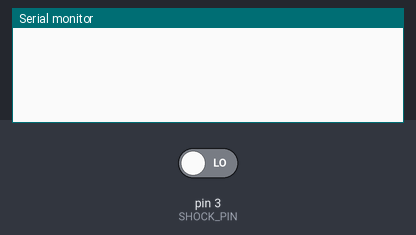
This sketch was run on a simulated Arduino Uno, built with avr-gcc and run on an emulated ATmega328P. On the bench: the last lines printed to the serial monitor. The test bench sets the inputs (shaded band); at power-on: pin 3 (SHOCK_PIN) LOW.

Above: at 1.2 s.
1.3 s: pin 3 (SHOCK_PIN) driven HIGH
At 1.9 s:
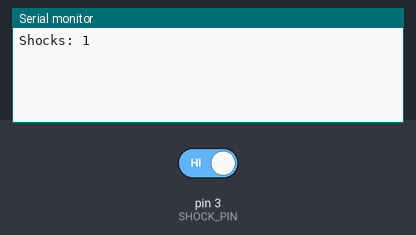
2.8 s: pin 3 (SHOCK_PIN) driven LOW
At 4.2 s:
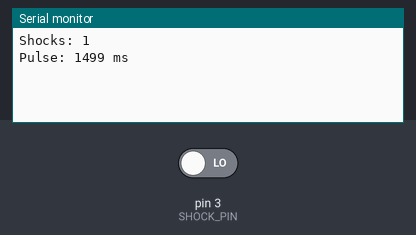

The sketch:

code.ino
```cpp
// Shock sensor unit test sketch:
//   Count rising edges on the signal pin (each `set shock = true` fires one
//   50 ms HIGH pulse), print the running count, and print each pulse's width
//   on its falling edge.

const int SHOCK_PIN = 3;

int lastState = LOW;
int shocks = 0;
unsigned long riseMs = 0;

void setup() {
  Serial.begin(115200);
  pinMode(SHOCK_PIN, INPUT);
}

void loop() {
  int state = digitalRead(SHOCK_PIN);
  if (state == HIGH && lastState == LOW) {
    shocks++;
    riseMs = millis();
    Serial.print("Shocks: ");
    Serial.println(shocks);
  } else if (state == LOW && lastState == HIGH) {
    Serial.print("Pulse: ");
    Serial.print(millis() - riseMs);
    Serial.println(" ms");
  }
  lastState = state;
  delay(1);
}
```

Measured:
- after the input at 1.3 s, the serial monitor: prints a new line at once (image 1)
- after the input at 2.8 s, the serial monitor: prints a new line at once (image 2)
